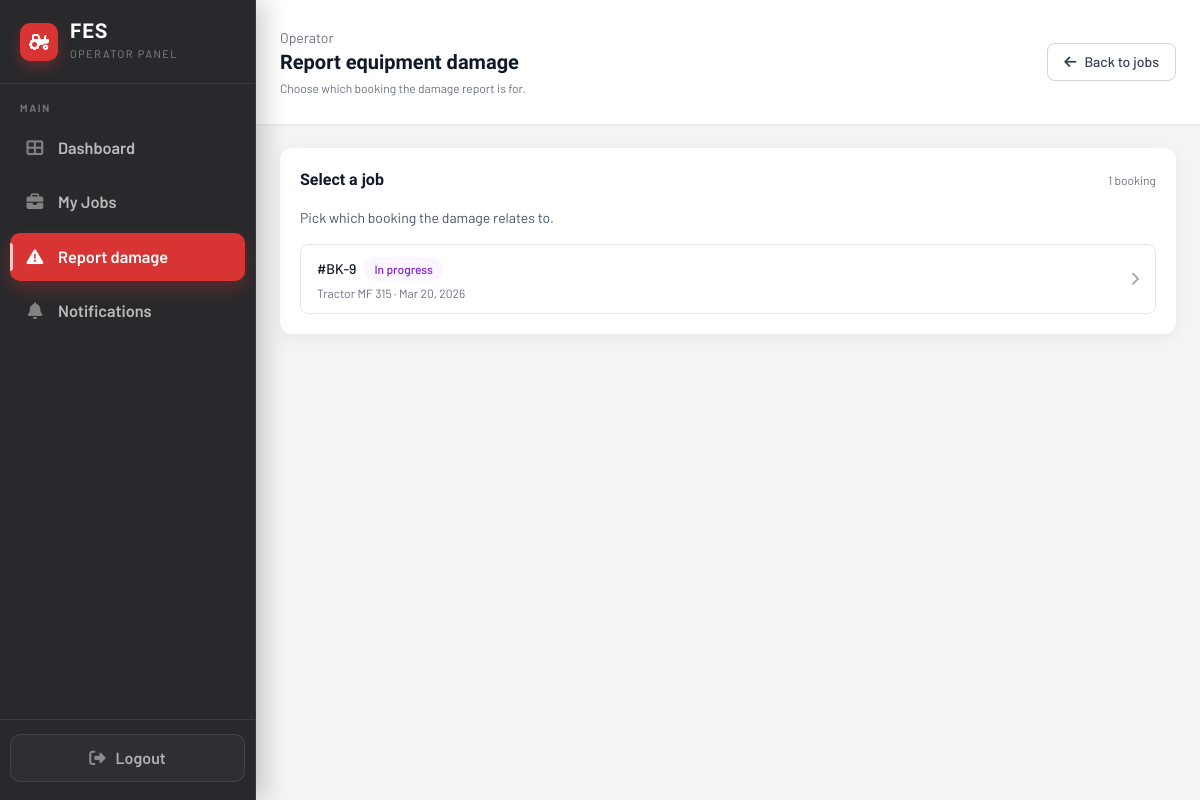
The page /Pages/operator/job_damage.php (signed in) on the database its author committed.
### tables this page shows
CREATE TABLE IF NOT EXISTS `bookings` (
  `booking_id` int NOT NULL AUTO_INCREMENT,
  `customer_id` int NOT NULL,
  `operator_id` int DEFAULT NULL,
  `equipment_id` varchar(50) NOT NULL,
  `booking_date` date NOT NULL,
  `service_days` int NOT NULL DEFAULT '1',
  `service_type` varchar(50) NOT NULL,
  `service_location` varchar(255) NOT NULL,
  `contact_phone` varchar(50) NOT NULL,
  `field_lat` decimal(10,7) DEFAULT NULL,
  `field_lng` decimal(10,7) DEFAULT NULL,
  `field_address` varchar(255) DEFAULT NULL,
  `field_polygon` longtext,
  `field_hectares` decimal(10,2) DEFAULT NULL,
  `notes` text,
  `estimated_total_cost` decimal(12,2) NOT NULL DEFAULT '0.00',
  `status` enum('pending','confirmed','in_progress','completed','cancelled') NOT NULL DEFAULT 'pending',
  `operator_start_time` datetime DEFAULT NULL COMMENT 'Set when operator marks job In progress',
  `operator_end_time` datetime DEFAULT NULL COMMENT 'Set when operator marks job Completed',
  `created_at` timestamp NULL DEFAULT CURRENT_TIMESTAMP,
  `updated_at` timestamp NULL DEFAULT CURRENT_TIMESTAMP ON UPDATE CURRENT_TIMESTAMP,
  PRIMARY KEY (`booking_id`),
  KEY `customer_id` (`customer_id`),
  KEY `equipment_id` (`equipment_id`),
  KEY `status` (`status`),
  KEY `idx_bookings_operator_id` (`operator_id`)
);

CREATE TABLE IF NOT EXISTS `equipment` (
  `id` int NOT NULL AUTO_INCREMENT,
  `equipment_name` varchar(255) NOT NULL,
  `category` varchar(100) NOT NULL,
  `equipment_id` varchar(100) NOT NULL,
  `model` varchar(255) DEFAULT NULL,
  `description` text NOT NULL,
  `status` enum('available','in_use','maintenance','retired') NOT NULL DEFAULT 'available',
  `location` varchar(255) NOT NULL,
  `operator_id` int DEFAULT NULL,
  `purchase_date` date DEFAULT NULL,
  `daily_rate` decimal(10,2) NOT NULL,
  `hourly_rate` decimal(10,2) DEFAULT '0.00',
  `per_hectare_rate` decimal(10,2) DEFAULT NULL,
  `fuel_type` varchar(50) DEFAULT NULL,
  `total_usage_hours` int DEFAULT '0',
  `year_manufactured` int DEFAULT NULL,
  `weight_kg` decimal(10,2) DEFAULT NULL,
  `last_maintenance` date DEFAULT NULL,
  `icon` varchar(100) NOT NULL,
  `image_path` varchar(500) DEFAULT NULL,
  `created_at` timestamp NULL DEFAULT CURRENT_TIMESTAMP,
  `updated_at` timestamp NULL DEFAULT CURRENT_TIMESTAMP ON UPDATE CURRENT_TIMESTAMP,
  PRIMARY KEY (`id`),
  KEY `operator_id` (`operator_id`)
);

### Pages/operator/job_damage.php (the view, shortened to what this page needs)
<?php
$operatorId = (int)($_SESSION['user_id'] ?? 0);
$bookingId = isset($_GET['id']) ? (int)$_GET['id'] : 0;
$booking = null;
$jobPickerList = [];
try {
    $conn = getDBConnection();
    if ($bookingId > 0) {
        $bid = (int)$bookingId;
        $oid = (int)$operatorId;
        $sql = "SELECT b.booking_id, b.equipment_id, b.status,
                       e.equipment_name
                FROM bookings b
                LEFT JOIN equipment e ON e.equipment_id = b.equipment_id
                WHERE b.booking_id = {$bid} AND b.operator_id = {$oid}";
        $res = $conn->query($sql);
        if ($res && ($row = $res->fetch_assoc())) {
            $booking = $row;
        }
    } else {
        $oid = (int)$operatorId;
        $sql = "SELECT b.booking_id, b.booking_date, b.status, b.service_type,
                       e.equipment_name, e.equipment_id AS eq_code
                FROM bookings b
                LEFT JOIN equipment e ON e.equipment_id = b.equipment_id
                WHERE b.operator_id = {$oid} AND b.status <> 'cancelled'
                ORDER BY b.booking_date DESC, b.booking_id DESC";
        $res = $conn->query($sql);
        if ($res) {
            while ($row = $res->fetch_assoc()) {
                $jobPickerList[] = $row;
            }
        }
    }
} catch (Exception $e) {
    error_log('Operator job_damage load error: ' . $e->getMessage());
}
$showPicker = ($bookingId <= 0);
$bookingLabel = $booking ? ('BK-' . (int)$booking['booking_id']) : '';
function fes_damage_status_badge_class(string $status): string
{
    $map = [
        'pending' => 'bg-amber-50 text-amber-700',
        'confirmed' => 'bg-blue-50 text-blue-700',
        'in_progress' => 'bg-purple-50 text-purple-700',
        'completed' => 'bg-emerald-50 text-emerald-700',
        'cancelled' => 'bg-gray-100 text-gray-700',
    ];
    return $map[$status] ?? 'bg-gray-100 text-gray-700';
}
?>
<!DOCTYPE html>
<html lang="en">
<head>
    <link rel="stylesheet" href="https://cdnjs.cloudflare.com/ajax/libs/font-awesome/6.4.0/css/all.min.css">
    <script src="https://cdn.tailwindcss.com"></script>
</head>
<body class="bg-gray-100">
<div class="min-h-screen w-full">
    <?php include __DIR__ . '/include/sidebar.php'; ?>
    <div class="min-h-screen" id="main-content">
        <header class="bg-white px-6 py-7 flex items-center justify-between shadow-sm">
            <div class="flex items-center gap-3">
                <div>
                    <div class="text-sm text-gray-500">Operator</div>
                    <h1 class="text-xl font-semibold text-gray-900">Report equipment damage</h1>
                    <p class="text-xs text-gray-500 mt-1">
                        <?php if ($showPicker): ?>
                            Choose which booking the damage report is for.
                        <?php elseif ($booking): ?>
                            Booking <?php echo htmlspecialchars($bookingLabel); ?>
                        <?php else: ?>
                            Job not found.
                        <?php endif; ?>
                    </p>
                </div>
            </div>
            <a href="<?php echo $showPicker ? 'jobs.php' : 'job_details.php?id=' . urlencode((string)$bookingId); ?>" class="inline-flex items-center gap-2 border border-gray-300 bg-white hover:bg-gray-50 text-gray-700 font-medium px-4 py-2 rounded-lg text-sm">
                <i class="fas fa-arrow-left"></i> <?php echo $showPicker ? 'Back to jobs' : 'Back to job'; ?>
            </a>
        </header>
        <main class="flex-1 overflow-y-auto p-6">
            <?php if ($showPicker): ?>
                <section class="bg-white rounded-xl shadow-card p-5 mb-6">
                    <div class="flex items-center justify-between mb-4">
                        <h2 class="text-base font-semibold text-gray-900">Select a job</h2>
                        <?php if (!empty($jobPickerList)): ?>
                            <span class="text-xs text-gray-500"><?php echo count($jobPickerList); ?> booking<?php echo count($jobPickerList) === 1 ? '' : 's'; ?></span>
                        <?php endif; ?>
                    </div>
                    <p class="text-sm text-gray-600 mb-4">Pick which booking the damage relates to.</p>
                    <?php if (empty($jobPickerList)): ?>
                        <p class="text-sm text-gray-500">You have no assigned jobs yet.</p>
                        <a href="jobs.php" class="mt-3 inline-flex items-center gap-2 bg-fes-red hover:bg-[#b71c1c] text-white font-medium px-4 py-2.5 rounded-lg shadow text-sm">
                            <i class="fas fa-briefcase"></i> Go to My Jobs
                        </a>
                    <?php else: ?>
                        <ul class="divide-y divide-gray-100 border border-gray-200 rounded-lg overflow-hidden">
                            <?php foreach ($jobPickerList as $j):
                                $st = (string)($j['status'] ?? '');
                                $badgeClass = fes_damage_status_badge_class($st);
                                $stLabel = ucfirst(str_replace('_', ' ', $st));
                                ?>
                                <li>
                                    <a href="job_damage.php?id=<?php echo (int)$j['booking_id']; ?>" class="flex items-center justify-between gap-3 px-4 py-3 hover:bg-gray-50 text-sm">
                                        <div class="min-w-0">
                                            <div class="flex flex-wrap items-center gap-2">
                                                <span class="font-medium text-gray-900">#BK-<?php echo (int)$j['booking_id']; ?></span>
                                                <span class="inline-flex items-center px-2.5 py-1 rounded-full text-xs font-medium <?php echo $badgeClass; ?>">
                                                    <?php echo htmlspecialchars($stLabel); ?>
                                                </span>
                                            </div>
                                            <div class="text-xs text-gray-500 mt-1">
                                                <?php echo htmlspecialchars($j['equipment_name'] ?? 'Equipment'); ?>
                                                · <?php echo !empty($j['booking_date']) ? htmlspecialchars(date('M j, Y', strtotime($j['booking_date']))) : ''; ?>
                                            </div>
                                        </div>
                                        <i class="fas fa-chevron-right text-gray-400 shrink-0"></i>
                                    </a>
                                </li>
                            <?php endforeach; ?>
                        </ul>
                    <?php endif; ?>
                </section>
            <?php endif; ?>
        </main>
    </div>
</div>
</body>
</html>

### Pages/operator/job_damage.php (style rules this page uses)
* { font-family: 'Barlow', sans-serif; }
h1, h2, h3, h4, .display { font-family: 'Barlow Condensed', sans-serif; }
@media (min-width: 768px) { #main-content { margin-left: 256px !important; width: calc(100% - 256px) !important; } }

### rows shown on the page
bookings: booking_id "9", status "In progress", equipment.equipment_name "Tractor MF 315", booking_date "Mar 20, 2026"

### other values the page prints
count($jobPickerList) "1"
